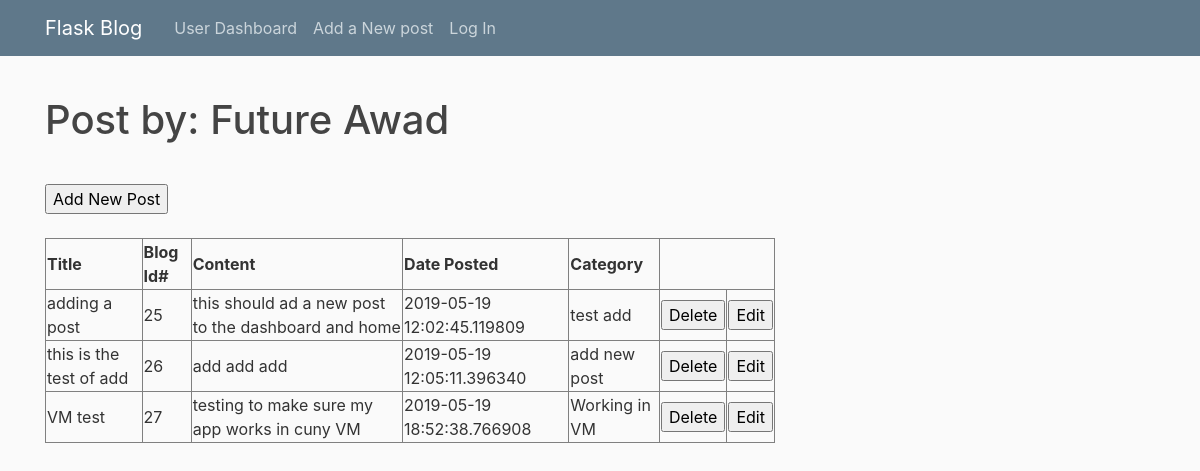
Page /dashboard (signed in) on the committed database.
### tables this page shows
CREATE TABLE blogpost (blog_id INTEGER PRIMARY KEY ASC, title TEXT, content INTEGER, date TEXT, category TEXT);

### flaskblog.py (the view)
@app.route('/dashboard', methods=['GET'])
def dashboard():
    if session['logged_in'] == False:
        flash("You are not logged in! Please login to access the site.",
              'error')
        return redirect(url_for('login'))
    else:
        if request.method == 'GET':
            author_info = g.db.execute('SELECT * FROM authors WHERE '
                                       'username = ?', (session['username'],))
            author = [dict(user_id=row[0], first_name=row[1],
                           last_name=row[2], username=row[3],
                           password=row[4]) for row in author_info.fetchall()]
            author_name = author[0]['first_name'] + ' ' + author[0]['last_name']
            user_id_num = author[0]['user_id']
            published_info = g.db.execute('SELECT * FROM published WHERE '
                                          'user_id = ?', (user_id_num,))
            published = [i for i in published_info.fetchall()]
            published_list = [i[1] for i in published]
            posts = []
            for item in published_list:
                blogpost_info = g.db.execute('SELECT * FROM blogpost WHERE '
                                             'blog_id = ?', (item,))
                for row in blogpost_info:
                    posts.append(
                        {'blog_id': row[0], 'title': row[1], 'content': row[2],
                         'date': row[3], 'category': row[4]})
            return render_template('dashboard.html', posts=posts,
                                   author_name=author_name, title='Dashboard')

### flaskblog.py (called while the page is built)
@app.before_request
def before_request():
    g.db = get_db()

def get_db():
    db = getattr(g, '_database', None)
    if db is None:
        db = g._database = sqlite3.connect(DATABASE)
    return db

@app.teardown_appcontext
def close_connection(exception):
    db = getattr(g, '_database', None)
    if db is not None:
        db.close()

### templates/dashboard.html (shortened to what this page needs)
{% extends "layout.html" %}
{% block content %}
<p>
    {% if author_name %}
        <h1>Post by: {{ author_name }}</h1>
    {% endif %}
</p>
<br>
<form action="/addpost" method="post">
    <input type="submit" value="Add New Post">
</form>
<br>
<table class="centered thick-border" border="1" >
    <tr>
        <th>Title</th>
        <th>Blog Id#</th>
        <th>Content</th>
        <th>Date Posted</th>
        <th>Category</th>
    </tr>
    {% for post in posts %}
        <tr>
            <td>{{post.title}}</td>
            <td>{{post.blog_id}}</td>
            <td>{{post.content}}</td>
            <td>{{post.date}}</td>
            <td>{{post.category}}</td>
            <td>
                <form action="/delete" method="post">
                    <input type="submit" value="Delete">
                </form>
            </td>
            <td>
                <form action="/edit" method="post">
                    <input type="submit" value="Edit">
                </form>
            </td>
        </tr>
    {% endfor %}
</table>
{% endblock content %}

### static/main.css (style rules this page uses)
body { background: #fafafa; color: #333333; margin-top: 5rem; }
h1, h2, h3, h4, h5, h6 { color: #444444; }

### rows in the picture
blogpost: title "adding a post", blog_id "25", content "this should ad a new post to the dashboard and home", date "2019-05-19 12:02:45.119809", category "test add"
blogpost: title "this is the test of add", blog_id "26", content "add add add", date "2019-05-19 12:05:11.396340", category "add new post"
blogpost: title "VM test", blog_id "27", content "testing to make sure my app works in cuny VM", date "2019-05-19 18:52:38.766908", category "Working in VM"

### other values in the picture
{{ author_name }} "Future Awad"
